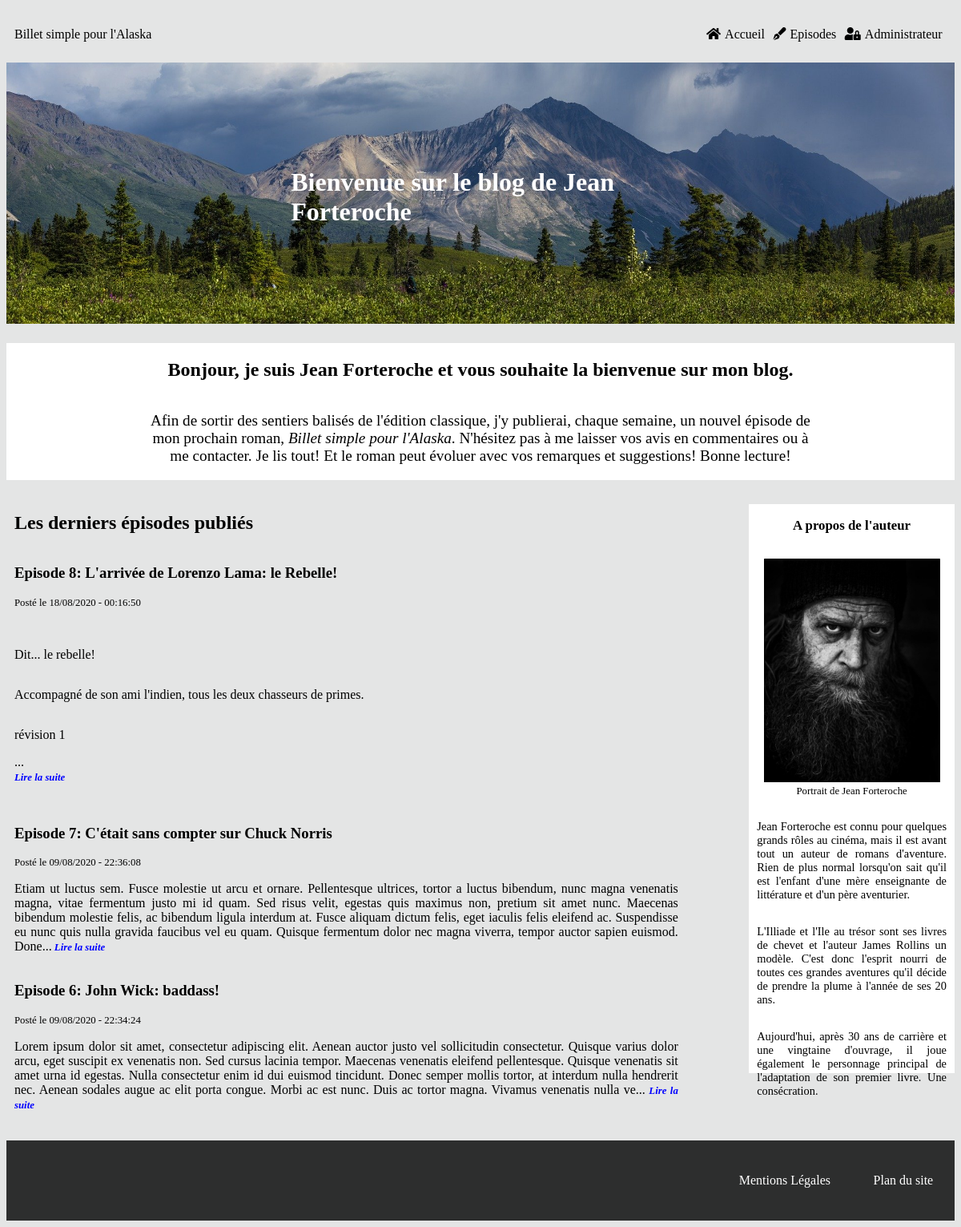
Before: / with the older database file.
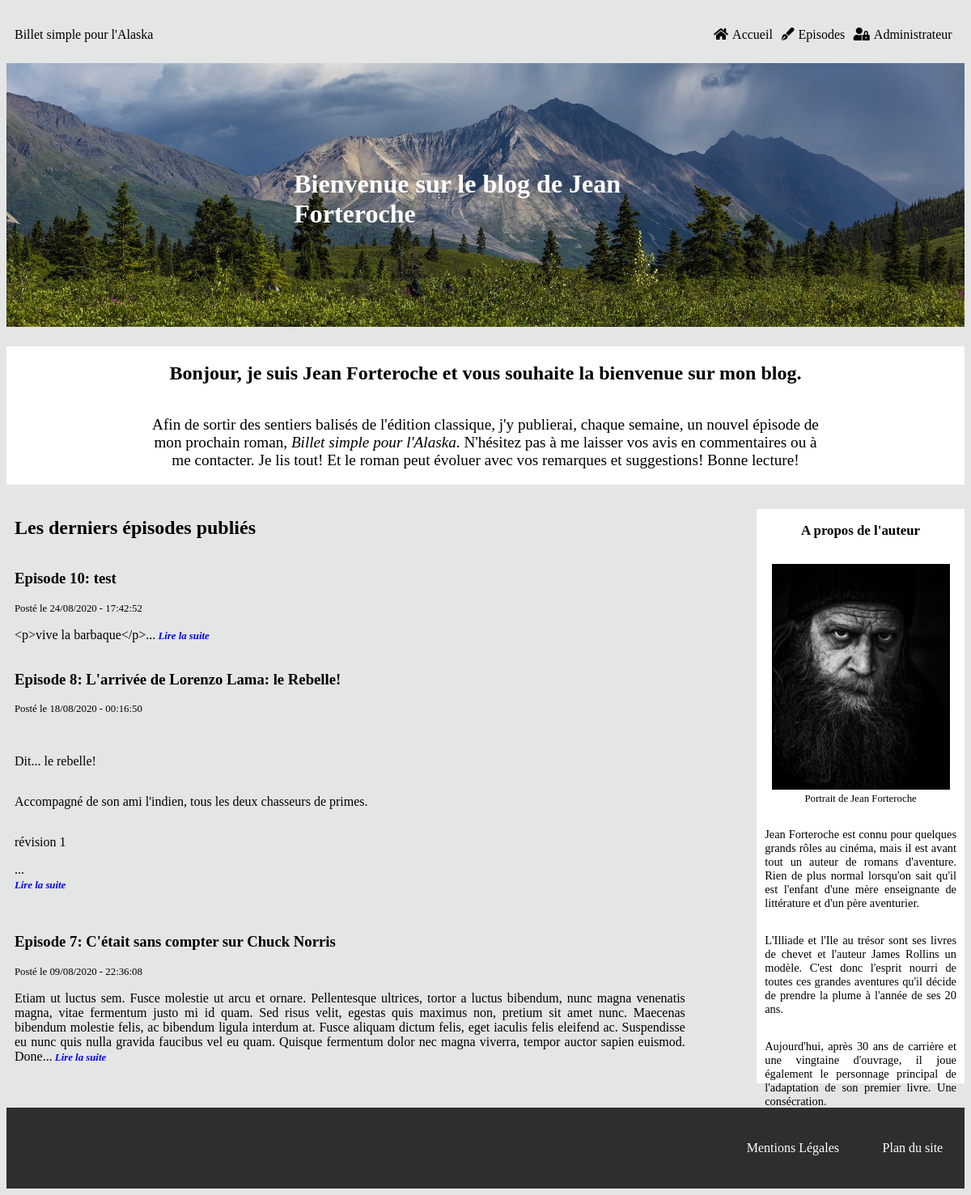
After: the same page with the newer database file.
### tables this page shows
CREATE TABLE IF NOT EXISTS `episodes` (
  `episode_id` tinyint(11) NOT NULL AUTO_INCREMENT,
  `numero_episode` tinyint(11) NOT NULL,
  `episode_title` char(255) NOT NULL,
  `episode_content` longtext NOT NULL,
  `episode_date` datetime NOT NULL DEFAULT CURRENT_TIMESTAMP,
  `episode_status` int(1) NOT NULL,
  PRIMARY KEY (`episode_id`),
  UNIQUE KEY `unicite` (`numero_episode`) USING BTREE
);

### src/View/View.php (called while the page is built, shortened)
<?php
class View
{
    public function display(array $data, string $template, string $layout) : void
    {
        require_once($template);
        $content = ob_get_clean();
        require_once($layout);
    }
}

### src/Controller/FrontOffice/PostController.php (called while the page is built, shortened)
<?php
class PostController
{
    private $postManager;
    private $view;
    private $layout;
    private $frontTemplate;
    public function __construct(PostManager $postManager, View $view, CommentManager $commentManager)
    {
        $this->postManager = $postManager;
        $this->view = $view;
        $this->frontTemplate = '../templates/frontOffice/';
        $this->layout = '../templates/frontOffice/layout.html.php';
    }
    public function displayHome() : void
    {
        $data = $this->postManager->getThreeEpisodes();
        $template = $this->frontTemplate.'home.html.php';
        $this->view->display($data, $template, $this->layout);
    }
}

### public/index.php (called while the page is built, shortened)
<?php
$router = new Router();
$router->run();

### src/Model/PostManager.php (called while the page is built, shortened)
<?php
class PostManager
{
    private $database;
    public function __construct(\PDO $database)
    {
        $this->database = $database;
    }
    public function getThreeEpisodes() : array
    {
        $request = $this->database->prepare("SELECT *, substring(episode_content, 1, 500) AS episode_content, DATE_FORMAT(episode_date, '%d/%m/%Y - %H:%i:%s') AS episode_date
            FROM episodes
            WHERE episode_status = 1
            ORDER BY numero_episode
            DESC LIMIT 0, 3");
        $request->execute();
        return $request->fetchAll();
    }
}

### Templates/Frontoffice/home.html.php (the view)
<h2>Les derniers épisodes publiés</h2>
<?php foreach ($data as $entry) {?>
    <article>
        <a href='index.php?action=post&id=<?=$entry['episode_id']?>'>
            <h3 class='episode_title'>Episode <?=$entry['numero_episode']?>: <?=$entry['episode_title']?></h3>
        </a>
        <span class='post_date'>Posté le <?=$entry['episode_date']?></span>
        <p><?=$entry['episode_content']?>...<span id='read_next'><a href="index.php?action=post&id=<?=$entry['episode_id']?>"> Lire la suite</a></span></p>
    </article>
<?php
}?>

### src/Service/Router.php (shortened to what this page needs)
<?php
class Router
{
    private $postController;
    private $get;
    public function __construct()
    {
        $this->database = new Database();
        $this->postManager = new PostManager($this->database);
        $this->commentManager = new CommentManager($this->database);
        $this->view = new View();
        $this->postController = new PostController($this->postManager, $this->view, $this->commentManager);
        $this->request = new Request();
        $this->get = $this->request->cleanGet();
    }
    public function run(): void
    {
        $test = isset($this->get['action']);
        if (!$test) {
            $this->get['action'] = 'get_home';
        }
        switch ($this->get['action']) {
            case 'get_home':
                $this->postController->displayHome();
            break;
        }
    }
}

### Templates/Frontoffice/layout.html.php (shortened to what this page needs)
<!DOCTYPE html>
<html lang="fr">
	<head>
		<link rel="stylesheet" type="text/css" href="/css/style.css" />
		<link rel="stylesheet" href="/fontawesome/css/all.css" />
	</head>
	<body>
		<header>
			<div class="headband">
				<a class="logo" href="index.php">Billet simple pour l'Alaska</a>
				<nav class='front_nav'>
					<div class="menu_container">
						<ul class="menu">
							<li><a href="index.php"><i class="fas fa-home"></i>Accueil</a></li>
							<li><a href="index.php?action=get_all&page=1"><i class="fas fa-pen-fancy"></i>Episodes</a></li>
							<li><a href="index.php?action=authentification"><i class="fas fa-user-lock"></i>Administrateur</a></li>
						</ul>
					</div>
				</nav>
			</div>
			<img class="header_img" src="/images/landscape_01.jpg" alt="aurore boréale en alaska" />
			<h1>Bienvenue sur le blog de Jean Forteroche</h1>
		</header>
		<section class="welcoming_text">
			<h2>Bonjour, je suis Jean Forteroche et vous souhaite la bienvenue sur mon blog.</h2>
			<p>Afin de sortir des sentiers balisés de l'édition classique, j'y publierai, chaque semaine, un nouvel épisode de mon prochain roman,
				<span id="titre">Billet simple pour l'Alaska</span>.
				N'hésitez pas à me laisser vos avis en commentaires ou à me contacter. Je lis tout! Et le roman peut évoluer avec vos remarques et suggestions!
				Bonne lecture!
			</p>
		</section>
		<div class='front_content'>
			<section class="episodes_and_comments">
			<?=$content?>
			</section>
			<aside class="about_me">
				<h3>A propos de l'auteur</h3>
				<figure>
					<img class="portrait" src="/images/portrait.jpg" alt="Portrait de Jean Forteroche" />
					<figcaption>Portrait de Jean Forteroche</figcaption>
				</figure>
				<p>Jean Forteroche est connu pour quelques grands rôles au cinéma, mais il est avant tout un auteur de romans d'aventure.
					Rien de plus normal lorsqu'on sait qu'il est l'enfant d'une mère enseignante de littérature et d'un père aventurier.</p>
				<p>L'Illiade et l'Ile au trésor sont ses livres de chevet et l'auteur James Rollins un modèle. C'est donc l'esprit nourri de toutes
					ces grandes aventures qu'il décide de prendre la plume à l'année de ses 20 ans.</p>
				<p>Aujourd'hui, après 30 ans de carrière et une vingtaine d'ouvrage, il joue également le personnage principal de l'adaptation de son premier livre. Une consécration.</p>
			</aside>
		</div>
		<footer>
			<div class="footer_links">
				<a href="mentions.html">Mentions Légales</a>
				<a href="site_plan.html">Plan du site</a>
			</div>
		</footer>
	</body>
</html>

### public/css/style.css (style rules this page uses)
html { font-family: aileron; background-color: #e4e5e5; }
a { text-decoration: none; color: black; }
header { position: relative; }
.header_img { width: 100%; }
.headband { display: flex; width: 100%; height: 70px; justify-content: space-between; align-items: center; }
.logo { padding-left: 10px; }
.front_nav { width: 30%; }
.menu { box-sizing: border-box; padding-right: 10px; display: flex; justify-content: space-around; list-style-type: none; }
.menu li i { margin-right: 5px; }
#titre { font-style: italic; }
header h1 { width: 40%; height: 10%; font-size: 2rem; position: absolute; left: 30%; top: 45%; font-weight: bold; color: white; }
.welcoming_text { width: 100%; margin-top: 20px; display: flex; flex-direction: column; align-items: center; background-color: white; }
.welcoming_text p { width: 70%; font-size: 1.2rem; text-align: center; }
.front_content { width: 100%; height: 100%; margin-top: 10px; display: flex; justify-content: space-between; }
.about_me { width: 20%; margin-left: 20px; margin-top: 20px; margin-bottom: 20px; height: 700px; padding: 10px; padding-top: 0; text-align: justify; font-size: 0.9rem; display: flex; flex-direction: column; align-items: center; background-color: white; }
.portrait { width: 220px; }
figcaption { text-align: center; font-size: 0.8rem; }
.episodes_and_comments { height: 100%; width: 70%; padding: 10px; display: flex; flex-direction: column; }
.post_date { font-size: 0.8rem; }
article { display: flex; flex-direction: column; }
article p { text-align: justify; }
footer { margin-top: 10px; width: 100%; height: 100px; background-color: rgba(0, 0, 0, 0.8); display: flex; align-items: center; justify-content: right; }
.footer_links { width: 25%; display: flex; justify-content: space-around; }
.footer_links a { color: white; }
#read_next > a { font-size: 0.8rem; font-style: italic; font-weight: bold; color: blue; }

Changed rows visible on the page:
no longer on this page (row unchanged): episodes: numero_episode "6", episode_title "John Wick: baddass!", episode_date "09/08/2020 - 22:34:24", episode_content "Lorem ipsum dolor sit amet, consectetur adipiscing elit. Aenean auctor justo vel sollicitudin consectetur. Quisque varius dolor arcu, eget suscipit ex venenatis non. Sed cursus lacinia tempor. Maecenas venenatis eleifend pellentesque. Quisque venenatis sit amet urna id egestas. Nulla consectetur enim id dui euismod tincidunt. Donec semper mollis tortor, at interdum nulla hendrerit nec. Aenean sodales augue ac elit porta congue. Morbi ac est nunc. Duis ac tortor magna. Vivamus venenatis nulla ve"
added episodes: numero_episode "10", episode_title "test", episode_date "24/08/2020 - 17:42:52", episode_content "<p>vive la barbaque</p>"
